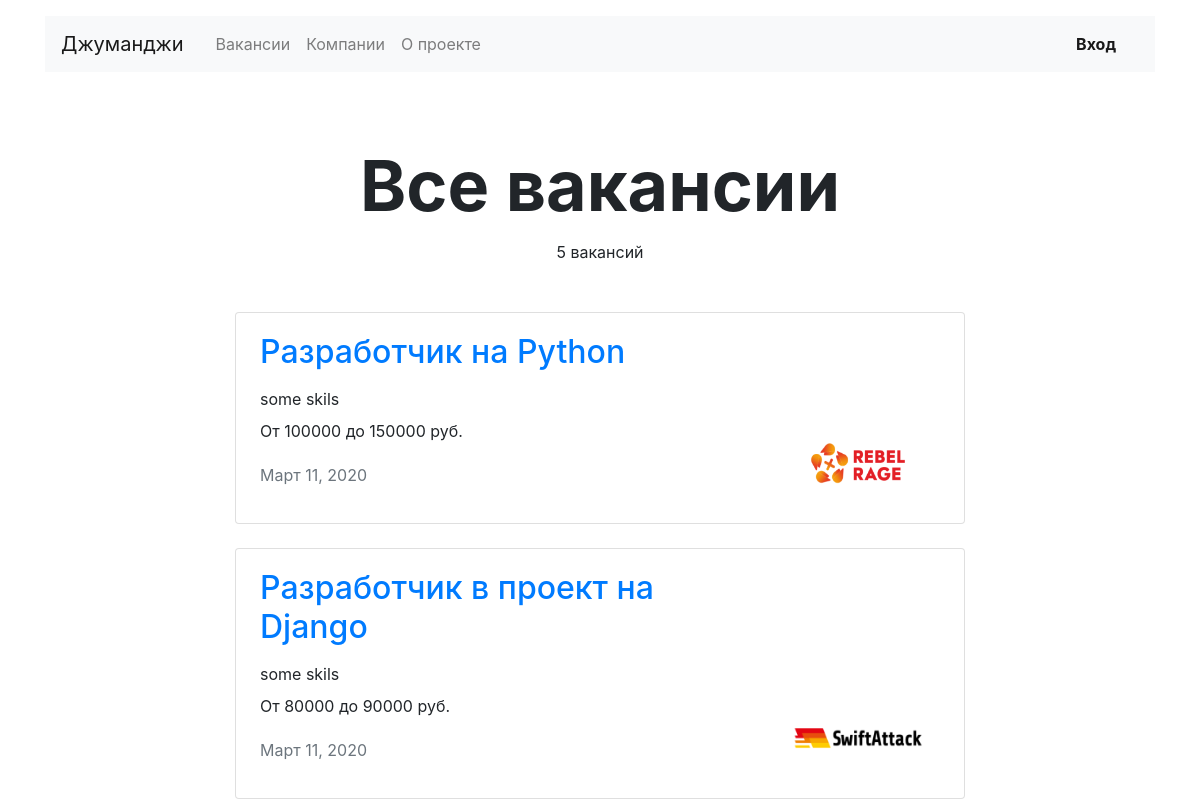
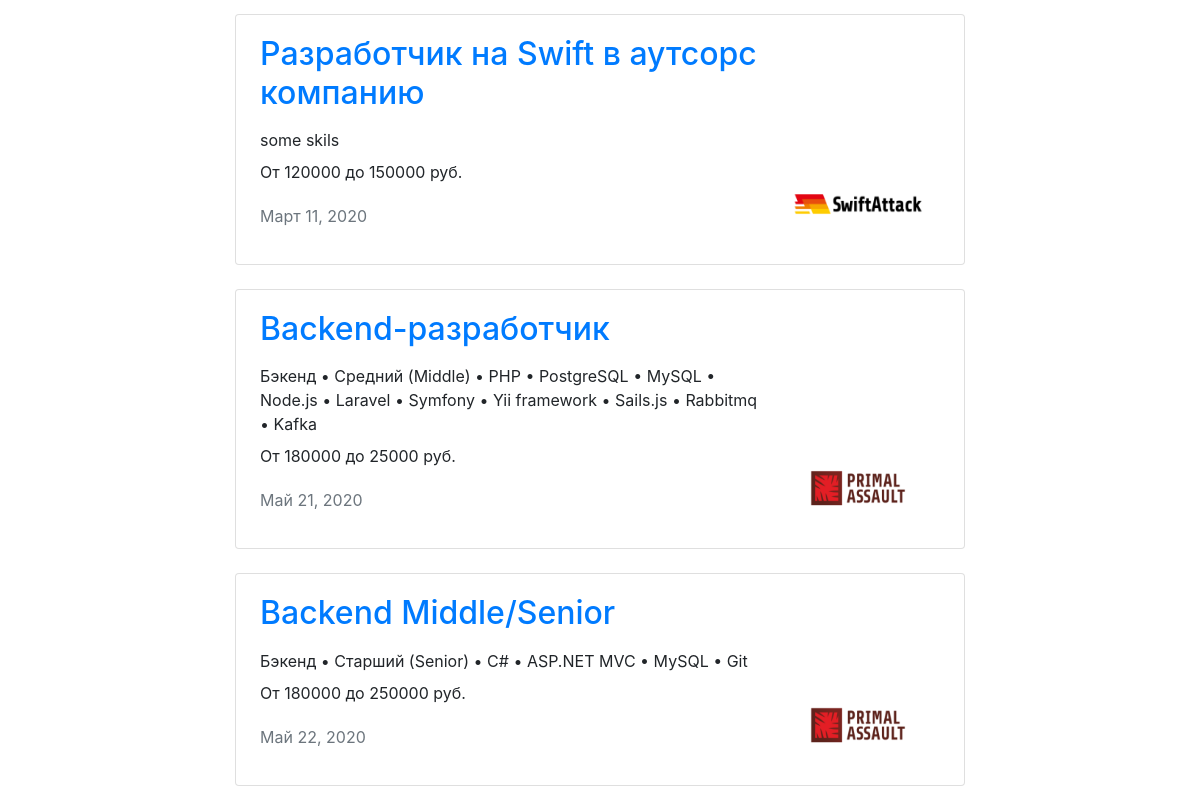
Before: /vacancies with the older database file (2 pictures, top to bottom).
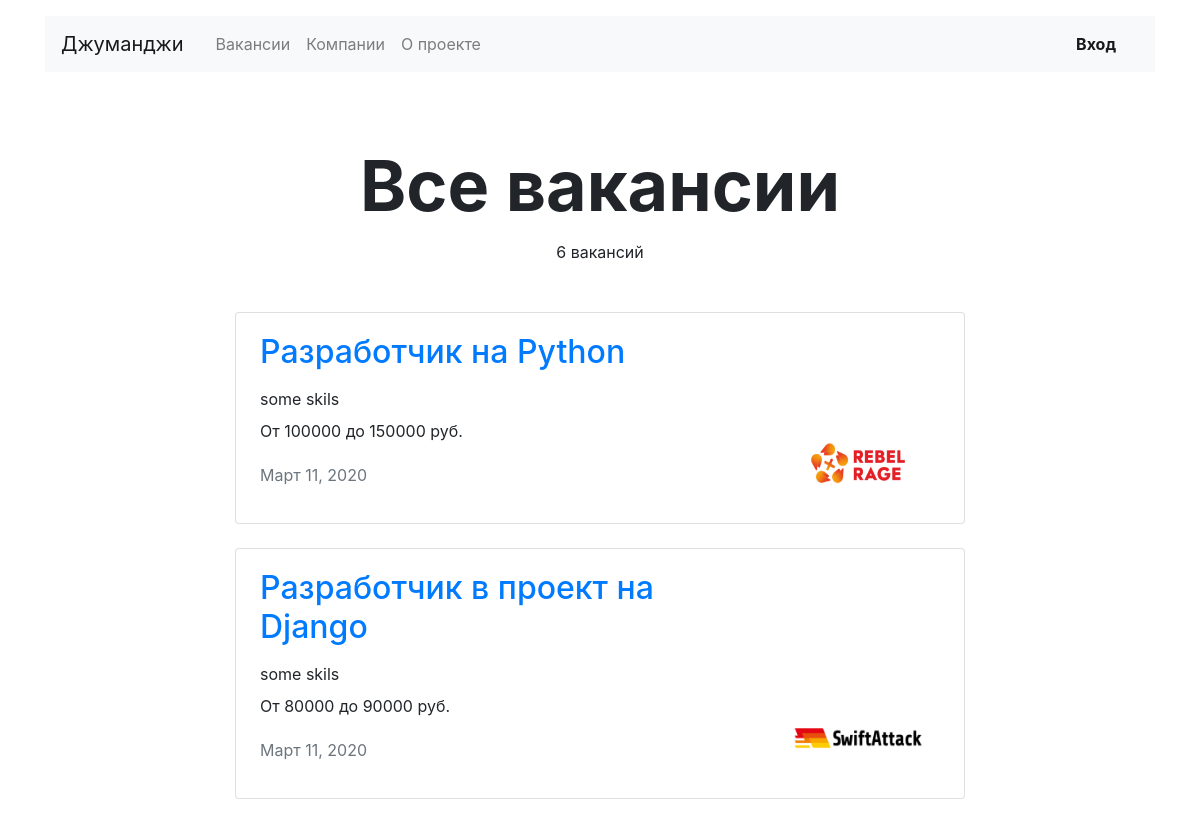
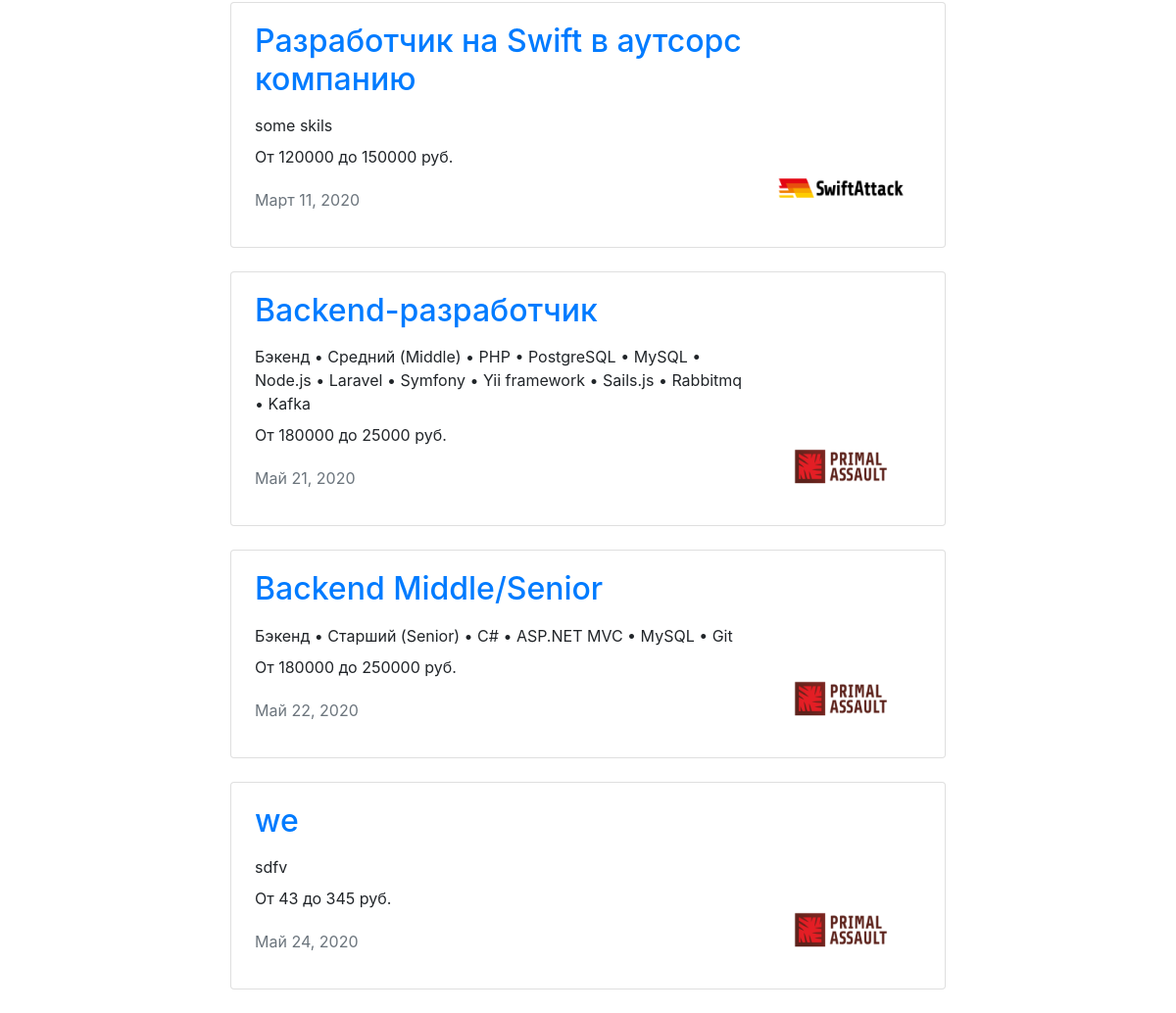
After: the same page with the newer database file (2 pictures, top to bottom).
### jobsearch/models.py (models this page shows, shortened)
class Vacancy(models.Model):
    title = models.CharField(max_length=100)
    specialty = models.ForeignKey(Specialty, on_delete=models.CASCADE, related_name='vacancies')
    company = models.ForeignKey(Company, on_delete=models.CASCADE, related_name='vacancies')
    skills = models.TextField()
    description = models.TextField()
    salary_min = models.IntegerField()
    salary_max = models.IntegerField()
    published_at = models.DateField()

class Company(models.Model):
    name = models.CharField(max_length=100)
    location = models.CharField(max_length=100)
    logo = models.ImageField(upload_to=settings.MEDIA_COMPANY_IMAGE_DIR, blank=True, null=True)
    description = models.TextField()
    employee_count = models.IntegerField(null=True)
    owner = models.OneToOneField(User, on_delete=models.CASCADE, blank=True, null=True)

### jobsearch/views.py (the view)
# urls.py: path('vacancies', VacanciesView.as_view(), name='vacancies'),
class VacanciesView(View):
    def get(self, request, *args, **kwargs):
        title = "Все вакансии"
        try:
            vacancies = Vacancy.objects.all()
        except ObjectDoesNotExist:
            raise Http404('Нет ни одной вакансии')
        return render(request, 'jobsearch/vacancies.html', context={
            'title': title,
            'vacancies': vacancies,
            'vacancies_count': vacancies.count(),
        })

### jobsearch/templates/jobsearch/vacancies.html (shortened to what this page needs)
{% extends 'jobsearch/base.html' %}
{% block content %}
{% load static %}
  <main class="container mt-3">
    <section>
      <h1 class="h1 text-center mx-auto mt-4 pt-5" style="font-size: 70px;"><strong>{{ title }}</strong></h1>
      <p class="text-center pt-1">{{ vacancies_count }} вакансий</p>
      <div class="row mt-5">
        <div class="col-12 col-lg-8 offset-lg-2 m-auto">
          {% for vacancy in vacancies %}
          <div class="card mb-4">
            <div class="card-body px-4">
              <div class="row">
                <div class="col-12 col-md-8 col-lg-9">
                  <a href="{% url 'vacancy' id=vacancy.id %}">
                    <h2 class="h2 pb-2">{{ vacancy.title }}</h2>
                  </a>
                  <p class="mb-2">{{ vacancy.skills }}</p>
                  <p>От {{ vacancy.salary_min }} до {{ vacancy.salary_max }} руб.</p>
                  <p class="text-muted pt-1">{{ vacancy.published_at }}</p>
                </div>
                <div class="col-12 col-md-4 col-lg-3 d-flex align-items-end">
                  <a href="{% url 'company' id=vacancy.company.id %}"><img src="{{ vacancy.company.logo.url }}" width="130" height="80" alt=""></a>
                </div>
              </div>
            </div>
          </div>
          {% endfor %}
        </div>
      </div>
    </section>
  </main>
{% endblock %}

Changed rows visible on the page:
added Vacancy: title "we", skills "sdfv", salary_min "43", salary_max "345", published_at "Май 24, 2020", company.logo (picture)
Other visible differences:
{{ vacancies_count }}: "5" → "6"
